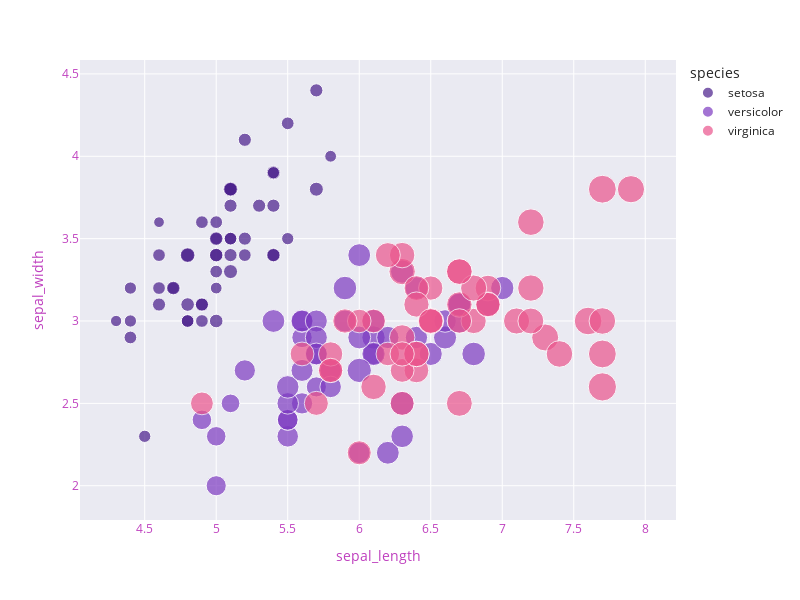

This figure's notebook cell:
### Code cell
# Sepal width VS sepal Length

fig = px.scatter(data_frame=df, x='sepal_length',y='sepal_width'
           ,color='species',size='petal_length',template='seaborn',color_discrete_sequence=['#491D8B','#7D3AC1','#EB548C'],)

fig.update_layout(width=800, height=600,
                  xaxis=dict(color="#BF40BF"),
                 yaxis=dict(color="#BF40BF"))
fig.show()

### Figure 1 — Plotly figure (JSON) as saved in the notebook; plotly's stock layout.template omitted (floating-point values rounded to 4 significant figures)
{"data": [{"hovertemplate": "species=setosa<br>sepal_length=%{x}<br>sepal_width=%{y}<br>petal_length=%{marker.size}<extra></extra>", "legendgroup": "setosa", "marker": {"color": "#491D8B", "size": [1.4, 1.4, 1.3, 1.5, 1.4, 1.7, 1.4, 1.5, 1.4, 1.5, 1.5, 1.6, 1.4, 1.1, 1.2, 1.5, 1.3, 1.4, 1.7, 1.5, 1.7, 1.5, 1, 1.7, 1.9, 1.6, 1.6, 1.5, 1.4, 1.6, 1.6, 1.5, 1.5, 1.4, 1.5, 1.2, 1.3, 1.4, 1.3, 1.5, 1.3, 1.3, 1.3, 1.6, 1.9, 1.4, 1.6, 1.4, 1.5, 1.4], "sizemode": "area", "sizeref": 0.01725, "symbol": "circle"}, "mode": "markers", "name": "setosa", "orientation": "v", "showlegend": true, "type": "scatter", "x": [5.1, 4.9, 4.7, 4.6, 5, 5.4, 4.6, 5, 4.4, 4.9, 5.4, 4.8, 4.8, 4.3, 5.8, 5.7, 5.4, 5.1, 5.7, 5.1, 5.4, 5.1, 4.6, 5.1, 4.8, 5, 5, 5.2, 5.2, 4.7, 4.8, 5.4, 5.2, 5.5, 4.9, 5, 5.5, 4.9, 4.4, 5.1, 5, 4.5, 4.4, 5, 5.1, 4.8, 5.1, 4.6, 5.3, 5], "xaxis": "x", "y": [3.5, 3, 3.2, 3.1, 3.6, 3.9, 3.4, 3.4, 2.9, 3.1, 3.7, 3.4, 3, 3, 4, 4.4, 3.9, 3.5, 3.8, 3.8, 3.4, 3.7, 3.6, 3.3, 3.4, 3, 3.4, 3.5, 3.4, 3.2, 3.1, 3.4, 4.1, 4.2, 3.1, 3.2, 3.5, 3.6, 3, 3.4, 3.5, 2.3, 3.2, 3.5, 3.8, 3, 3.8, 3.2, 3.7, 3.3], "yaxis": "y"}, {"hovertemplate": "species=versicolor<br>sepal_length=%{x}<br>sepal_width=%{y}<br>petal_length=%{marker.size}<extra></extra>", "legendgroup": "versicolor", "marker": {"color": "#7D3AC1", "size": [4.7, 4.5, 4.9, 4, 4.6, 4.5, 4.7, 3.3, 4.6, 3.9, 3.5, 4.2, 4, 4.7, 3.6, 4.4, 4.5, 4.1, 4.5, 3.9, 4.8, 4, 4.9, 4.7, 4.3, 4.4, 4.8, 5, 4.5, 3.5, 3.8, 3.7, 3.9, 5.1, 4.5, 4.5, 4.7, 4.4, 4.1, 4, 4.4, 4.6, 4, 3.3, 4.2, 4.2, 4.2, 4.3, 3, 4.1], "sizemode": "area", "sizeref": 0.01725, "symbol": "circle"}, "mode": "markers", "name": "versicolor", "orientation": "v", "showlegend": true, "type": "scatter", "x": [7, 6.4, 6.9, 5.5, 6.5, 5.7, 6.3, 4.9, 6.6, 5.2, 5, 5.9, 6, 6.1, 5.6, 6.7, 5.6, 5.8, 6.2, 5.6, 5.9, 6.1, 6.3, 6.1, 6.4, 6.6, 6.8, 6.7, 6, 5.7, 5.5, 5.5, 5.8, 6, 5.4, 6, 6.7, 6.3, 5.6, 5.5, 5.5, 6.1, 5.8, 5, 5.6, 5.7, 5.7, 6.2, 5.1, 5.7], "xaxis": "x", "y": [3.2, 3.2, 3.1, 2.3, 2.8, 2.8, 3.3, 2.4, 2.9, 2.7, 2, 3, 2.2, 2.9, 2.9, 3.1, 3, 2.7, 2.2, 2.5, 3.2, 2.8, 2.5, 2.8, 2.9, 3, 2.8, 3, 2.9, 2.6, 2.4, 2.4, 2.7, 2.7, 3, 3.4, 3.1, 2.3, 3, 2.5, 2.6, 3, 2.6, 2.3, 2.7, 3, 2.9, 2.9, 2.5, 2.8], "yaxis": "y"}, {"hovertemplate": "species=virginica<br>sepal_length=%{x}<br>sepal_width=%{y}<br>petal_length=%{marker.size}<extra></extra>", "legendgroup": "virginica", "marker": {"color": "#EB548C", "size": [6, 5.1, 5.9, 5.6, 5.8, 6.6, 4.5, 6.3, 5.8, 6.1, 5.1, 5.3, 5.5, 5, 5.1, 5.3, 5.5, 6.7, 6.9, 5, 5.7, 4.9, 6.7, 4.9, 5.7, 6, 4.8, 4.9, 5.6, 5.8, 6.1, 6.4, 5.6, 5.1, 5.6, 6.1, 5.6, 5.5, 4.8, 5.4, 5.6, 5.1, 5.1, 5.9, 5.7, 5.2, 5, 5.2, 5.4, 5.1], "sizemode": "area", "sizeref": 0.01725, "symbol": "circle"}, "mode": "markers", "name": "virginica", "orientation": "v", "showlegend": true, "type": "scatter", "x": [6.3, 5.8, 7.1, 6.3, 6.5, 7.6, 4.9, 7.3, 6.7, 7.2, 6.5, 6.4, 6.8, 5.7, 5.8, 6.4, 6.5, 7.7, 7.7, 6, 6.9, 5.6, 7.7, 6.3, 6.7, 7.2, 6.2, 6.1, 6.4, 7.2, 7.4, 7.9, 6.4, 6.3, 6.1, 7.7, 6.3, 6.4, 6, 6.9, 6.7, 6.9, 5.8, 6.8, 6.7, 6.7, 6.3, 6.5, 6.2, 5.9], "xaxis": "x", "y": [3.3, 2.7, 3, 2.9, 3, 3, 2.5, 2.9, 2.5, 3.6, 3.2, 2.7, 3, 2.5, 2.8, 3.2, 3, 3.8, 2.6, 2.2, 3.2, 2.8, 2.8, 2.7, 3.3, 3.2, 2.8, 3, 2.8, 3, 2.8, 3.8, 2.8, 2.8, 2.6, 3, 3.4, 3.1, 3, 3.1, 3.1, 3.1, 2.7, 3.2, 3.3, 3, 2.5, 3, 3.4, 3], "yaxis": "y"}], "layout": {"height": 600, "legend": {"itemsizing": "constant", "title": {"text": "species"}, "tracegroupgap": 0}, "margin": {"t": 60}, "width": 800, "xaxis": {"anchor": "y", "color": "#BF40BF", "domain": [0, 1], "title": {"text": "sepal_length"}}, "yaxis": {"anchor": "x", "color": "#BF40BF", "domain": [0, 1], "title": {"text": "sepal_width"}}}}
